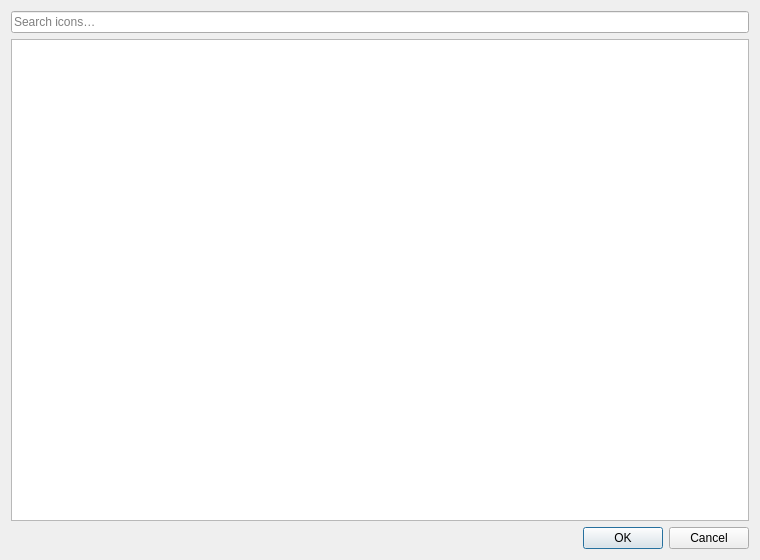
<?xml version="1.0" encoding="UTF-8"?>
<ui version="4.0">
 <class>IconPickerDialog</class>
 <widget class="QDialog" name="IconPickerDialog">
  <property name="geometry">
   <rect>
    <x>0</x>
    <y>0</y>
    <width>760</width>
    <height>560</height>
   </rect>
  </property>
  <property name="windowTitle">
   <string>Choose icon</string>
  </property>
  <layout class="QVBoxLayout" name="mainLayout">
   <item>
    <widget class="QLineEdit" name="filterEdit">
     <property name="placeholderText">
      <string>Search icons…</string>
     </property>
     <property name="clearButtonEnabled">
      <bool>true</bool>
     </property>
    </widget>
   </item>
   <item>
    <widget class="QListWidget" name="iconList">
     <property name="viewMode">
      <enum>QListView::IconMode</enum>
     </property>
     <property name="iconSize">
      <size>
       <width>32</width>
       <height>32</height>
      </size>
     </property>
     <property name="gridSize">
      <size>
       <width>84</width>
       <height>84</height>
      </size>
     </property>
     <property name="resizeMode">
      <enum>QListView::Adjust</enum>
     </property>
     <property name="movement">
      <enum>QListView::Static</enum>
     </property>
     <property name="uniformItemSizes">
      <bool>true</bool>
     </property>
     <property name="spacing">
      <number>2</number>
     </property>
     <property name="wordWrap">
      <bool>true</bool>
     </property>
     <property name="textElideMode">
      <enum>Qt::TextElideMode::ElideRight</enum>
     </property>
    </widget>
   </item>
   <item>
    <widget class="QDialogButtonBox" name="buttonBox">
     <property name="standardButtons">
      <set>QDialogButtonBox::StandardButton::Ok|QDialogButtonBox::StandardButton::Cancel</set>
     </property>
    </widget>
   </item>
  </layout>
 </widget>
 <resources/>
 <connections/>
</ui>
